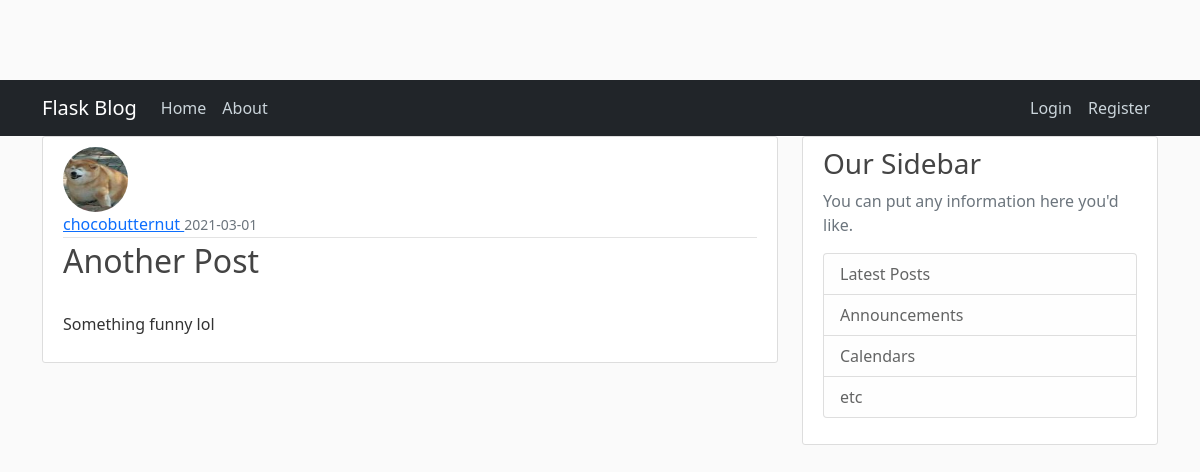
Screenshot of /post/3 with the database file from the repository.
### flask_blog/models.py (models this page shows, shortened)
class User(db.Model, UserMixin):
    id = db.Column(db.Integer, primary_key=True)
    username = db.Column(db.String(20), unique=True, nullable=False)
    email = db.Column(db.String(120), unique=True, nullable=False)
    image_file = db.Column(db.String(20), nullable=False, default='default.jpg')
    password = db.Column(db.String(60), nullable=False)
    posts = db.relationship('Post', backref='author', lazy=True)

class Post(db.Model):
    id = db.Column(db.Integer, primary_key=True)
    title = db.Column(db.String(100), nullable=False)
    date_posted = db.Column(db.DateTime, nullable=False, default=datetime.utcnow)
    content = db.Column(db.Text, nullable=False)
    user_id = db.Column(db.Integer, db.ForeignKey('user.id'), nullable=False)

### flask_blog/routes.py (the view)
@app.route('/post/<int:post_id>', methods=['POST','GET'])
def post(post_id):
    post = Post.query.get_or_404(post_id)
    return render_template('post.html', title = post.title, post=post)

### flask_blog/templates/post.html (shortened to what this page needs)
{% extends "layout.html" %}
    {% block content %}
        <article class="media content-section">
            <img class="rounded-circle article-img" src="{{ url_for('static', filename='profile_pictures/' + post.author.image_file) }}">
            <div class="media-body">
                <div class="article-metadata">
                    <a class="mr-2" href="#"> {{ post.author.username }}  </a>
                    <small class="text-muted"> {{ post.date_posted.strftime('%Y-%m-%d') }} </small>
                </div>
                <h2 class="article-title"> {{ post.title }} </h2>
                <p class="article-content">
                    {{ post.content }}
                </p>
            </div>
        </article>
    {% endblock content %}

### flask_blog/static/main.css (style rules this page uses)
body { background: #fafafa; color: #333333; margin-top: 5rem; }
h1, h2, h3, h4, h5, h6 { color: #444444; }
.content-section { background: #ffffff; padding: 10px 20px; border: 1px solid #dddddd; border-radius: 3px; margin-bottom: 20px; }
.article-title { color: #444444; }
.article-content { white-space: pre-line; }
.article-img { height: 65px; width: 65px; margin-right: 16px; }
.article-metadata { padding-bottom: 1px; margin-bottom: 4px; border-bottom: 1px solid #e3e3e3 }

### rows the page displays
User: image_file (picture), author.username "chocobutternut"
Post: date_posted "2021-03-01", title "Another Post", content "Something funny lol"
